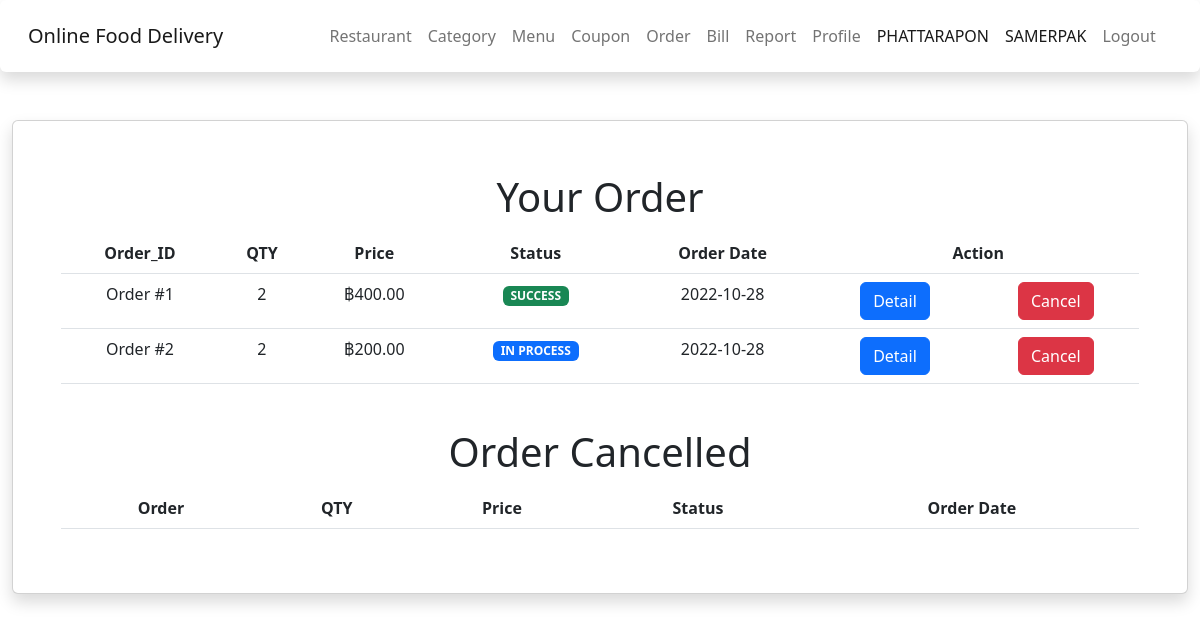
The app's page /restaurant/manage_order.php (signed in), older data.
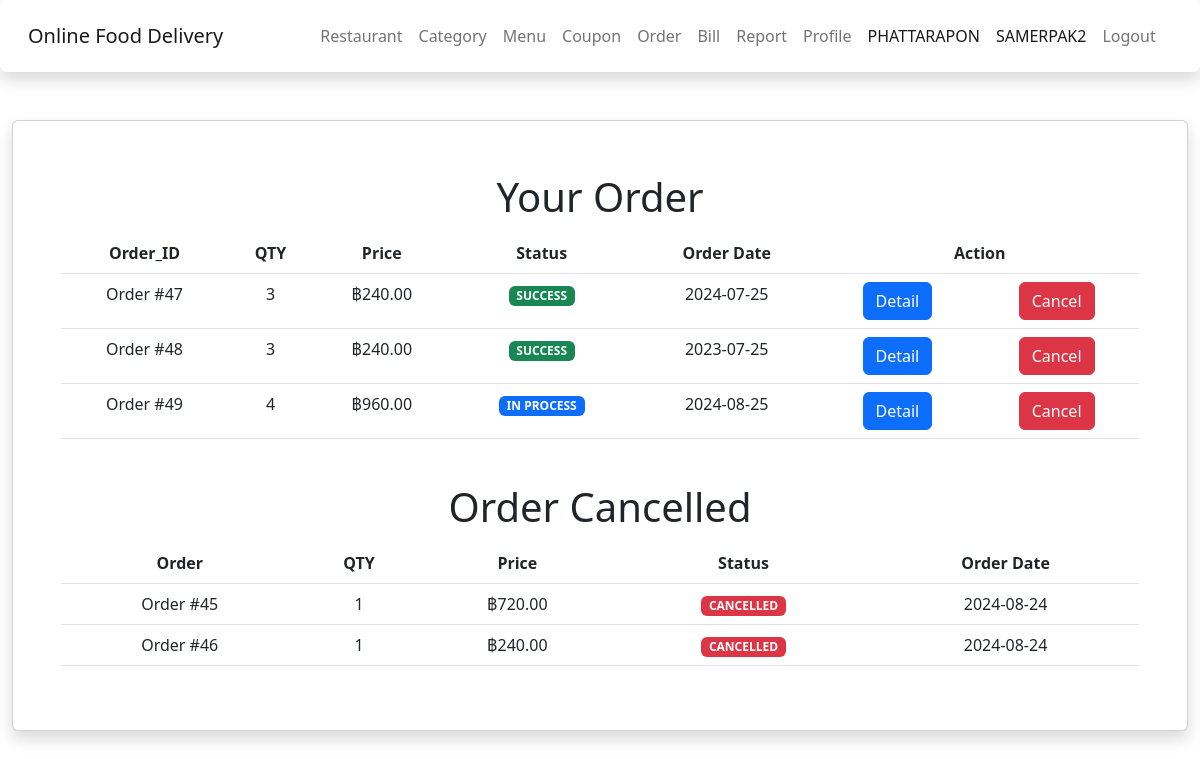
The same page, newer data.
### tables this page shows
CREATE TABLE `orders` (
  `order_id` int(11) NOT NULL,
  `res_id` int(11) NOT NULL,
  `mem_id` int(11) NOT NULL,
  `order_qty` int(10) NOT NULL,
  `order_price` float NOT NULL,
  `order_status` varchar(20) NOT NULL DEFAULT 'in_process',
  `order_date` date NOT NULL,
  `order_success` timestamp NULL DEFAULT CURRENT_TIMESTAMP,
  `mem_status` varchar(10) DEFAULT NULL,
  `order_group` int(11) DEFAULT NULL,
  `order_address` varchar(255) DEFAULT NULL,
  `mem_note` varchar(255) DEFAULT NULL
);

### restaurant/manage_order.php (the view, shortened to what this page needs)
<!DOCTYPE html>
<html lang="en">
<head>
    <?php include('../asset/head/head-rest.php'); ?>
</head>
<body>
    <div class="container-fluid content">
        <div class="card shadow p-5 mb-5 bg-body rounded">
            <h1 align="center" class="p-1">Your Order</h1>
            <div class="table-responsive">
                <table class="table">
                    <thead align="center">
                        <tr>
                            <th>Order_ID</th>
                            <th>QTY</th>
                            <th>Price</th>
                            <th>Status</th>
                            <th>Order Date</th>
                            <th colspan="2">Action</th>
                        </tr>
                    </thead>
                    <?php
                    include('../connect.php');
                    $sql1 = "SELECT * FROM restaurant ";
                    $query1 = mysqli_query($conn, $sql1);
                    $result1 = mysqli_fetch_array($query1);
                    ?>
                    <?php
                    $res_id = $result1['res_id'];
                    $sql = "SELECT * FROM orders WHERE res_id = '$res_id' and order_status IN ('in_process','waiting','delivery','success') ";
                    $query = mysqli_query($conn, $sql);
                    while ($result = mysqli_fetch_array($query)) {
                        ?>
                        <tbody class="text-center">
                            <form action="config_order.php" method="POST">
                                <tr>
                                    <td>Order #<?php echo $result['order_id']; ?></td>
                                    <td><?php echo $result['order_qty']; ?></td>
                                    <td><?php echo '฿' . number_format($result['order_price'], 2); ?></td>
                                    <td>
                                        <?php
                                        if ($result['order_status'] == 'in_process') {
                                            echo '<span class="badge text-bg-primary">IN PROCESS</span>';
                                        } else if ($result['order_status'] == 'waiting') {
                                            echo '<span class="badge text-bg-warning">WAITING ORDER</span>';
                                        } else if ($result['order_status'] == 'delivery') {
                                            echo '<span class="badge text-bg-info text-dark">DELIVERY</span>';
                                        } else if ($result['order_status'] == 'success') {
                                            echo '<span class="badge text-bg-success">SUCCESS</span>';
                                        } else if ($result['order_status'] == 'cancle') {
                                            echo '<span class="badge text-bg-danger">CANCELLED</span>';
                                        }
                                        ?>
                                    </td>
                                    <td><?php echo $result['order_date']; ?></td>
                                    <td>
                                        <button type="button" class="btn btn-primary" data-bs-toggle="modal"
                                            data-bs-target="#modal-<?php echo $result['order_id']; ?>">
                                            Detail
                                        </button>
                                    </td>
                                    <td><button type="submit" name="cancle" class="btn btn-danger">Cancel</button></td>
                                </tr>
                            </form>
                        <?php } ?>
                </table>
            </div>
            <br>
            <h1 align="center" class="p-1">Order Cancelled</h1>
            <div class="table-responsive">
                <table class="table">
                    <thead align="center">
                        <tr>
                            <th>Order</th>
                            <th>QTY</th>
                            <th>Price</th>
                            <th>Status</th>
                            <th>Order Date</th>
                        </tr>
                    </thead>
                    <?php
                    $sql2 = "SELECT * FROM orders WHERE res_id = '$res_id' and order_status = 'cancle'";
                    $query2 = mysqli_query($conn, $sql2);
                    while ($result2 = mysqli_fetch_array($query2)) {
                        ?>
                        <tbody class="text-center">
                            <form>
                                <tr>
                                    <td>Order #<?php echo $result2['order_id']; ?></td>
                                    <td><?php echo $result2['order_qty']; ?></td>
                                    <td><?php echo '฿' . number_format($result2['order_price'], 2); ?></td>
                                    <td>
                                        <?php
                                        if ($result2['order_status'] == 'in_process') {
                                            echo '<span class="badge text-bg-primary">IN PROCESS</span>';
                                        } else if ($result2['order_status'] == 'waiting') {
                                            echo '<span class="badge text-bg-warning">WAITING RIDER</span>';
                                        } else if ($result2['order_status'] == 'delivery') {
                                            echo '<span class="badge text-bg-info text-dark">DELIVERY</span>';
                                        } else if ($result2['order_status'] == 'success') {
                                            echo '<span class="badge text-bg-success">SUCCESS</span>';
                                        } else if ($result2['order_status'] == 'cancle') {
                                            echo '<span class="badge text-bg-danger">CANCELLED</span>';
                                        }
                                        ?>
                                    </td>
                                    <td><?php echo $result2['order_date']; ?></td>
                                </tr>
                            </form>
                        </tbody>
                    <?php } ?>
                </table>
            </div>
        </div>
    </div>
</body>
</html>

### asset/head/head-rest.php (shortened to what this page needs)
<?php
    if(!$_SESSION["mem_id"]){
        header("location: ../index.php");
    }else{?>
<header>
    <link rel="stylesheet" href="../asset/css/bootstrap.min.css">
    <nav class="navbar navbar-expand-lg bg-light shadow p-3 mb-5 bg-body rounded">
    <div class="container-fluid">
        <a class="navbar-brand" href="index.php">Online Food Delivery</a>
        <div class="collapse navbar-collapse" id="navbarNav">
            <ul class="navbar-nav ms-auto mb-2 mb-lg-0">
                <li class="nav-item">
                    <a class="nav-link" href="manage_rest.php">Restaurant</a>
                </li>
                <li class="nav-item">
                    <a class="nav-link" href="manage_cate.php">Category</a>
                </li>
                <li class="nav-item">
                    <a class="nav-link" href="manage_menu.php">Menu</a>
                </li>
                <li class="nav-item">
                    <a class="nav-link" href="manage_coupon.php">Coupon</a>
                </li>
                <li class="nav-item">
                    <a class="nav-link" href="manage_order.php">Order</a>
                </li>
                <li class="nav-item">
                    <a class="nav-link" href="#">Bill</a>
                </li>
                <li class="nav-item">
                    <a class="nav-link" href="report.php">Report</a>
                </li>
                <li class="nav-item">
                    <a class="nav-link" href="profile.php">Profile</a>
                </li>
                <li class="nav-item">
                    <a class="nav-link active"><?php echo strtoupper($_SESSION["mem_name"]); ?></a>
                </li>
                <li class="nav-item">
                    <a class="nav-link active"><?php echo strtoupper($_SESSION["mem_last"]); ?></a>
                </li>
                <li class="nav-item">
                    <a class="nav-link" href="../logout.php">Logout&nbsp;&nbsp;</a>
                </li>
            </ul>
        </div>
    </div>
</nav>
</header>
<?php } ?>

Row changes from the older to the newer data that the page shows:
removed orders: order_id "1", order_qty "2", order_price "400.00", order_status "SUCCESS", order_date "2022-10-28", shown under "Your Order"
removed orders: order_id "2", order_qty "2", order_price "200.00", order_status "IN PROCESS", order_date "2022-10-28", shown under "Your Order"
added orders: order_id "47", order_qty "3", order_price "240.00", order_status "SUCCESS", order_date "2024-07-25", shown under "Your Order"
added orders: order_id "48", order_qty "3", order_price "240.00", order_status "SUCCESS", order_date "2023-07-25", shown under "Your Order"
added orders: order_id "49", order_qty "4", order_price "960.00", order_status "IN PROCESS", order_date "2024-08-25", shown under "Your Order"
added orders: order_id "45", order_qty "1", order_price "720.00", order_status "CANCELLED", order_date "2024-08-24", shown under "Order Cancelled"
added orders: order_id "46", order_qty "1", order_price "240.00", order_status "CANCELLED", order_date "2024-08-24", shown under "Order Cancelled"
Text that changed along with them:
$_SESSION["mem_last"]: "SAMERPAK" → "SAMERPAK2"
